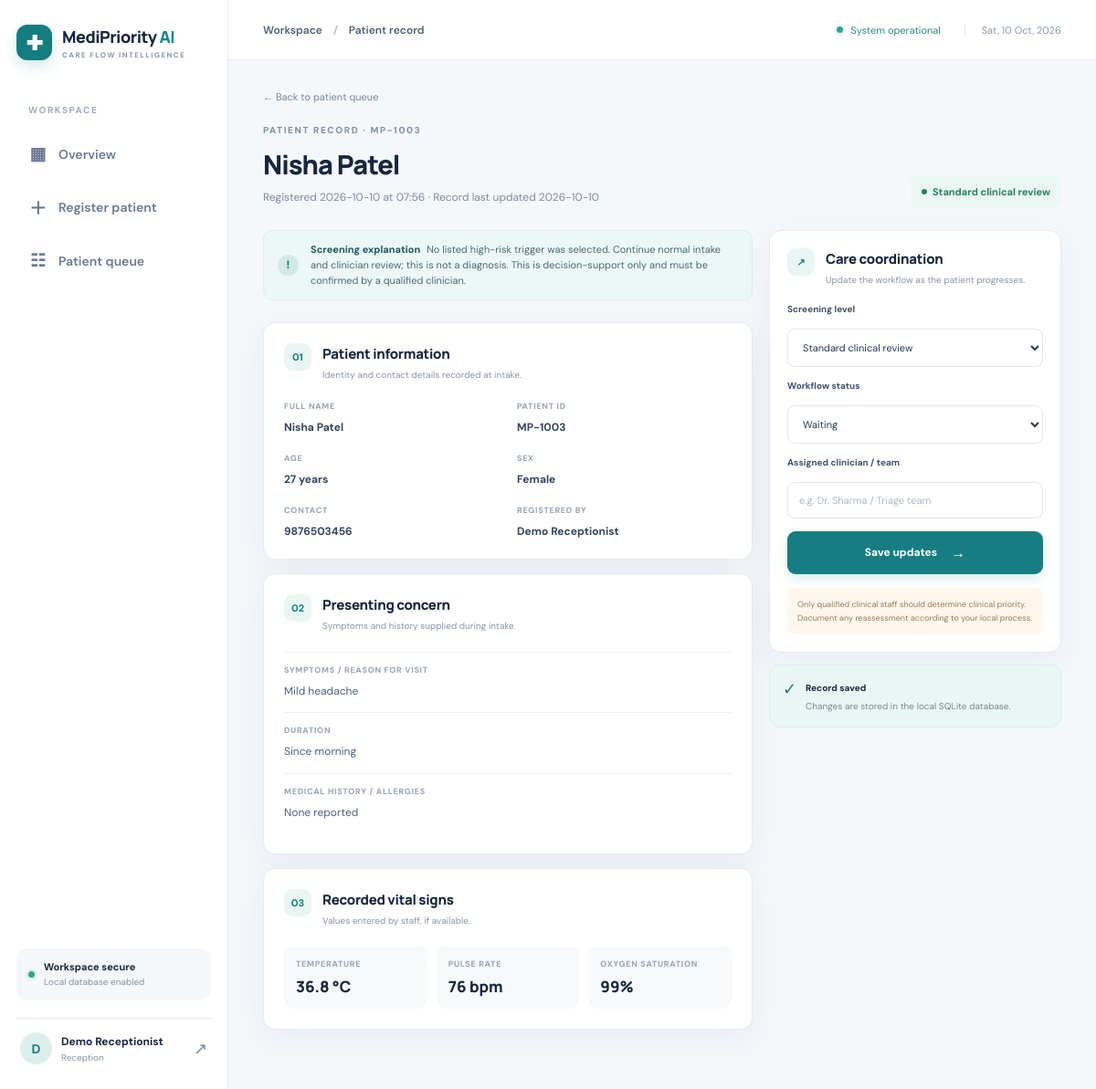
Page /patients/3 (signed in) on the committed database.
### tables this page shows
CREATE TABLE users (
            id INTEGER PRIMARY KEY AUTOINCREMENT,
            full_name TEXT NOT NULL,
            email TEXT NOT NULL UNIQUE,
            password_hash TEXT NOT NULL,
            role TEXT NOT NULL DEFAULT 'Reception',
            created_at TEXT NOT NULL
        );

CREATE TABLE patients (
            id INTEGER PRIMARY KEY AUTOINCREMENT,
            patient_code TEXT NOT NULL UNIQUE,
            full_name TEXT NOT NULL,
            age INTEGER NOT NULL,
            sex TEXT NOT NULL,
            phone TEXT NOT NULL,
            symptoms TEXT NOT NULL,
            duration TEXT,
            temperature REAL,
            pulse INTEGER,
            oxygen INTEGER,
            medical_history TEXT,
            flags TEXT NOT NULL DEFAULT '[]',
            urgency TEXT NOT NULL,
            urgency_note TEXT NOT NULL,
            status TEXT NOT NULL DEFAULT 'Waiting',
            assigned_to TEXT DEFAULT '',
            created_by INTEGER,
            created_at TEXT NOT NULL,
            updated_at TEXT NOT NULL,
            FOREIGN KEY(created_by) REFERENCES users(id)
        );

### app.py (the view)
@app.route("/patients/<int:patient_id>")
@login_required
def patient_detail(patient_id):
    with db() as con:
        patient = con.execute("SELECT p.*,u.full_name AS created_by_name FROM patients p LEFT JOIN users u ON p.created_by=u.id WHERE p.id=?", (patient_id,)).fetchone()
    if not patient:
        flash("Patient record not found.", "error")
        return redirect(url_for("dashboard"))
    return render_template("patient_detail.html", p=patient, flags=json.loads(patient["flags"] or "[]"), current_page="")

### app.py (called while the page is built)
def db():
    conn = sqlite3.connect(DB_PATH)
    conn.row_factory = sqlite3.Row
    conn.execute("PRAGMA foreign_keys = ON")
    return conn

def login_required(fn):
    @wraps(fn)
    def wrapper(*args, **kwargs):
        if "user_id" not in session:
            return redirect(url_for("login"))
        return fn(*args, **kwargs)
    return wrapper

### templates/patient_detail.html (shortened to what this page needs)
{% extends "base.html" %}{% block title %}{{ p.full_name }} · MediPriority AI{% endblock %}{% block crumb %}Patient record{% endblock %}
{% block content %}
<div class="page-heading"><div><a class="back-link" href="{{ url_for('dashboard') }}">← Back to patient queue</a><span class="eyebrow muted">PATIENT RECORD · {{ p.patient_code }}</span><h1>{{ p.full_name }}</h1><p class="subtle">Registered {{ p.created_at[:10] }} at {{ p.created_at[11:16] }} · Record last updated {{ p.updated_at[:10] }}</p></div><span class="priority-badge large {{ 'critical' if p.urgency=='Immediate attention' else ('priority' if p.urgency=='Priority clinical review' else 'standard') }}"><i></i>{{ p.urgency }}</span></div>
<div class="detail-grid"><div class="detail-main">
<div class="notice-strip {{ 'safety' if p.urgency=='Immediate attention' else '' }}"><div class="notice-symbol">!</div><p><b>Screening explanation</b> {{ p.urgency_note }} This is decision-support only and must be confirmed by a qualified clinician.</p></div>
<section class="form-card"><div class="form-section-title"><span class="section-number">01</span><div><h2>Patient information</h2><p>Identity and contact details recorded at intake.</p></div></div><div class="detail-fields"><div><small>FULL NAME</small><b>{{ p.full_name }}</b></div><div><small>PATIENT ID</small><b>{{ p.patient_code }}</b></div><div><small>AGE</small><b>{{ p.age }} years</b></div><div><small>SEX</small><b>{{ p.sex }}</b></div><div><small>CONTACT</small><b>{{ p.phone }}</b></div><div><small>REGISTERED BY</small><b>{{ p.created_by_name or 'Staff' }}</b></div></div></section>
<section class="form-card"><div class="form-section-title"><span class="section-number">02</span><div><h2>Presenting concern</h2><p>Symptoms and history supplied during intake.</p></div></div><div class="record-block"><small>SYMPTOMS / REASON FOR VISIT</small><p>{{ p.symptoms }}</p></div><div class="record-block"><small>DURATION</small><p>{{ p.duration or 'Not provided' }}</p></div><div class="record-block"><small>MEDICAL HISTORY / ALLERGIES</small><p>{{ p.medical_history or 'Not provided' }}</p></div>{% if flags %}<div class="record-block"><small>SELECTED WARNING SIGNS</small><div class="selected-flags">{% for flag in flags %}<span>{{ flag.replace('_',' ')|title }}</span>{% endfor %}</div></div>{% endif %}</section>
<section class="form-card"><div class="form-section-title"><span class="section-number">03</span><div><h2>Recorded vital signs</h2><p>Values entered by staff, if available.</p></div></div><div class="vital-cards"><div><small>TEMPERATURE</small><b>{{ p.temperature|string + ' °C' if p.temperature is not none else '—' }}</b></div><div><small>PULSE RATE</small><b>{{ p.pulse|string + ' bpm' if p.pulse is not none else '—' }}</b></div><div><small>OXYGEN SATURATION</small><b>{{ p.oxygen|string + '%' if p.oxygen is not none else '—' }}</b></div></div></section>
</div><aside class="detail-side"><section class="form-card"><div class="form-section-title"><span class="section-number">↗</span><div><h2>Care coordination</h2><p>Update the workflow as the patient progresses.</p></div></div><form method="post" action="{{ url_for('update_patient', patient_id=p.id) }}" class="form-stack">
<label>Screening level<select name="urgency"><option {% if p.urgency=='Standard clinical review' %}selected{% endif %}>Standard clinical review</option></select></label>
<label>Workflow status<select name="status">{% for status in ['Waiting','In consultation','Escalated','Completed'] %}<option {% if p.status==status %}selected{% endif %}>{{ status }}</option>{% endfor %}</select></label>
<label>Assigned clinician / team<input name="assigned_to" value="{{ p.assigned_to }}" placeholder="e.g. Dr. Sharma / Triage team"></label>
<button class="btn btn-primary btn-full" type="submit">Save updates <span>→</span></button></form><div class="override-note">Only qualified clinical staff should determine clinical priority. Document any reassessment according to your local process.</div></section><div class="aside-mini"><span>✓</span><div><b>Record saved</b><p>Changes are stored in the local SQLite database.</p></div></div></aside></div>
{% endblock %}

### templates/base.html (shortened to what this page needs)
<!doctype html>
<html lang="en">
<head>
<link rel="stylesheet" href="{{ url_for('static', filename='style.css') }}">
</head>
<body>
{% if session.get('user_id') %}
<aside class="sidebar">
  <a class="brand" href="{{ url_for('dashboard') }}"><span class="brand-mark">✚</span><span>MediPriority<span class="brand-ai"> AI</span><small>CARE FLOW INTELLIGENCE</small></span></a>
  <div class="side-label">WORKSPACE</div>
  <a class="nav-link {% if current_page=='dashboard' %}active{% endif %}" href="{{ url_for('dashboard') }}"><span>▦</span> Overview</a>
  <a class="nav-link {% if current_page=='new' %}active{% endif %}" href="{{ url_for('new_patient') }}"><span>＋</span> Register patient</a>
  <a class="nav-link" href="{{ url_for('dashboard') }}#queue"><span>☷</span> Patient queue</a>
  <div class="sidebar-bottom">
    <div class="secure-note"><span class="secure-dot"></span><div><b>Workspace secure</b><small>Local database enabled</small></div></div>
    <div class="profile"><div class="avatar">{{ session.get('full_name','S')[0]|upper }}</div><div class="profile-name"><b>{{ session.get('full_name','Staff') }}</b><small>{{ session.get('role','Reception') }}</small></div><a class="logout" href="{{ url_for('logout') }}" title="Sign out">↗</a></div>
  </div>
</aside>
{% endif %}
<main class="{% if session.get('user_id') %}main-app{% else %}main-auth{% endif %}">
  {% if session.get('user_id') %}
  <header class="topbar"><div class="breadcrumb">Workspace <span>/</span> {% block crumb %}Overview{% endblock %}</div><div class="top-actions"><span class="live-dot"></span><span class="live-text">System operational</span><span class="top-date" id="todayDate"></span></div></header>
  {% endif %}
  <div class="{% if session.get('user_id') %}page-wrap{% else %}auth-wrap{% endif %}">
    {% block content %}{% endblock %}
  </div>
</main>
</body></html>

### rows in the picture
users: get "Demo Receptionist", get "Reception", full_name "Demo Receptionist"
patients: patient_code "MP-1003", full_name "Nisha Patel", created_at "2026-10-10", created_at "07:56", updated_at "2026-10-10", urgency "Standard clinical review", urgency_note "No listed high-risk trigger was selected. Continue normal intake and clinician review; this is not a diagnosis.", age "27", sex "Female", phone "9876503456", symptoms "Mild headache", duration "Since morning", medical_history "None reported", temperature "36.8 °C", pulse "76 bpm", oxygen "99%", status "Waiting"

### other values in the picture
{{ session.get('full_name','S')[0]|upper }} "D"
